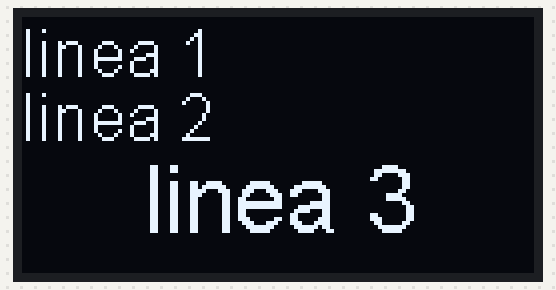
Bench run of a program on a simulated ESP8266 (NodeMCU). Shown: 128×64 one-colour display.

Above: at 0.1 s.

The program:

main.cpp
```cpp
#include <Wire.h>
#include <SSD1306.h>

#define FW_NAME "station01"
#define FW_VERSION "1.0.0"
const char *__FLAGGED_FW_NAME = "\xbf\x84\xe4\x13\x54" FW_NAME "\x93\x44\x6b\xa7\x75";
const char *__FLAGGED_FW_VERSION = "\x6a\x3f\x3e\x0e\xe1" FW_VERSION "\xb0\x30\x48\xd4\x1a";

SSD1306  display(0x3c, 2, 0);

void setup()
{
	Serial.begin(115200);
	Serial.println();

	display.init();
	display.flipScreenVertically();
	display.setFont(ArialMT_Plain_10);
}

void loop()
{
	display.clear();

	display.setTextAlignment(TEXT_ALIGN_LEFT);
	display.setFont(ArialMT_Plain_16);
	display.drawString(0, 0, "linea 1");

	display.setFont(ArialMT_Plain_16);
	display.drawString(0, 16, "linea 2");

	display.setTextAlignment(TEXT_ALIGN_CENTER);
	display.setFont(ArialMT_Plain_24);
	display.drawString(128 / 2, 32, "linea 3");

	display.setTextAlignment(TEXT_ALIGN_RIGHT);
	display.drawString(10, 128, String(millis()));
	display.display();

	delay(10);
}
```
